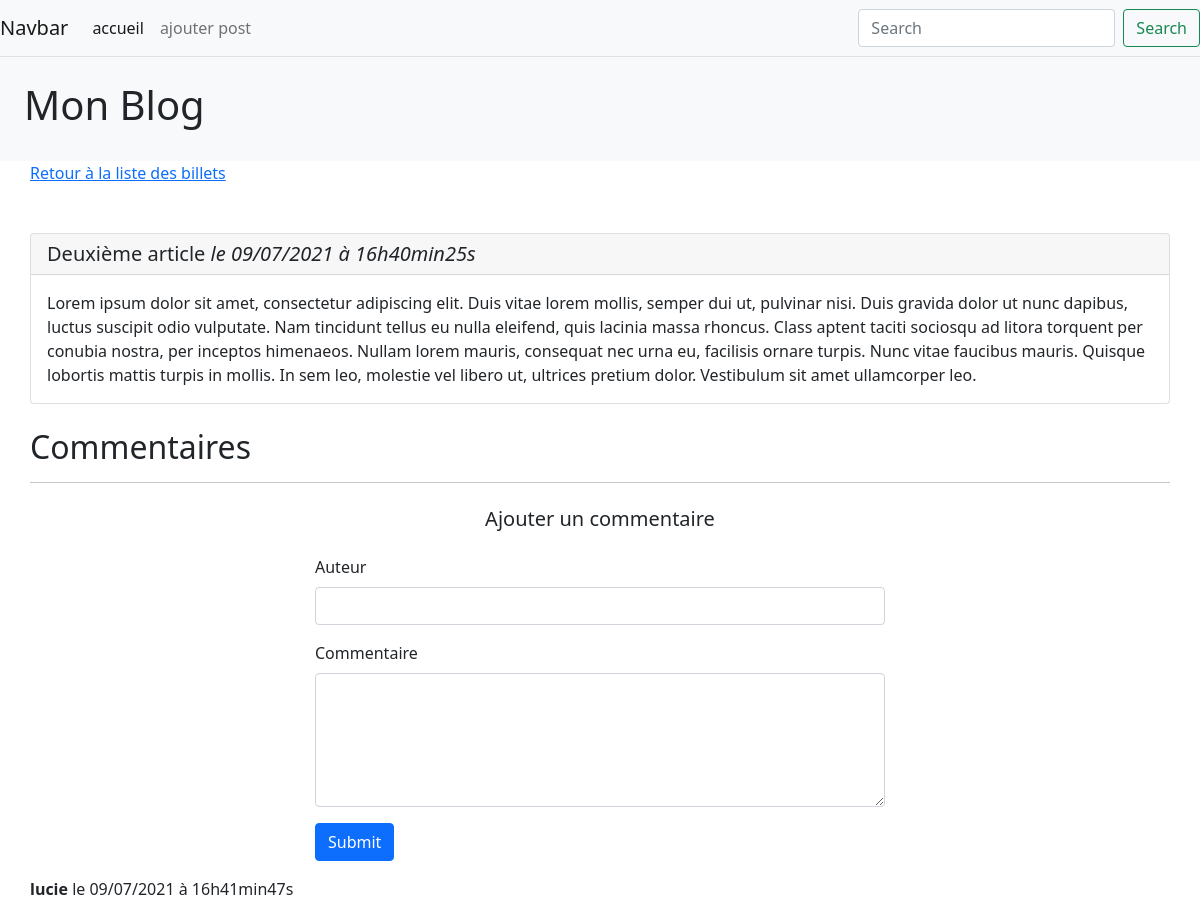
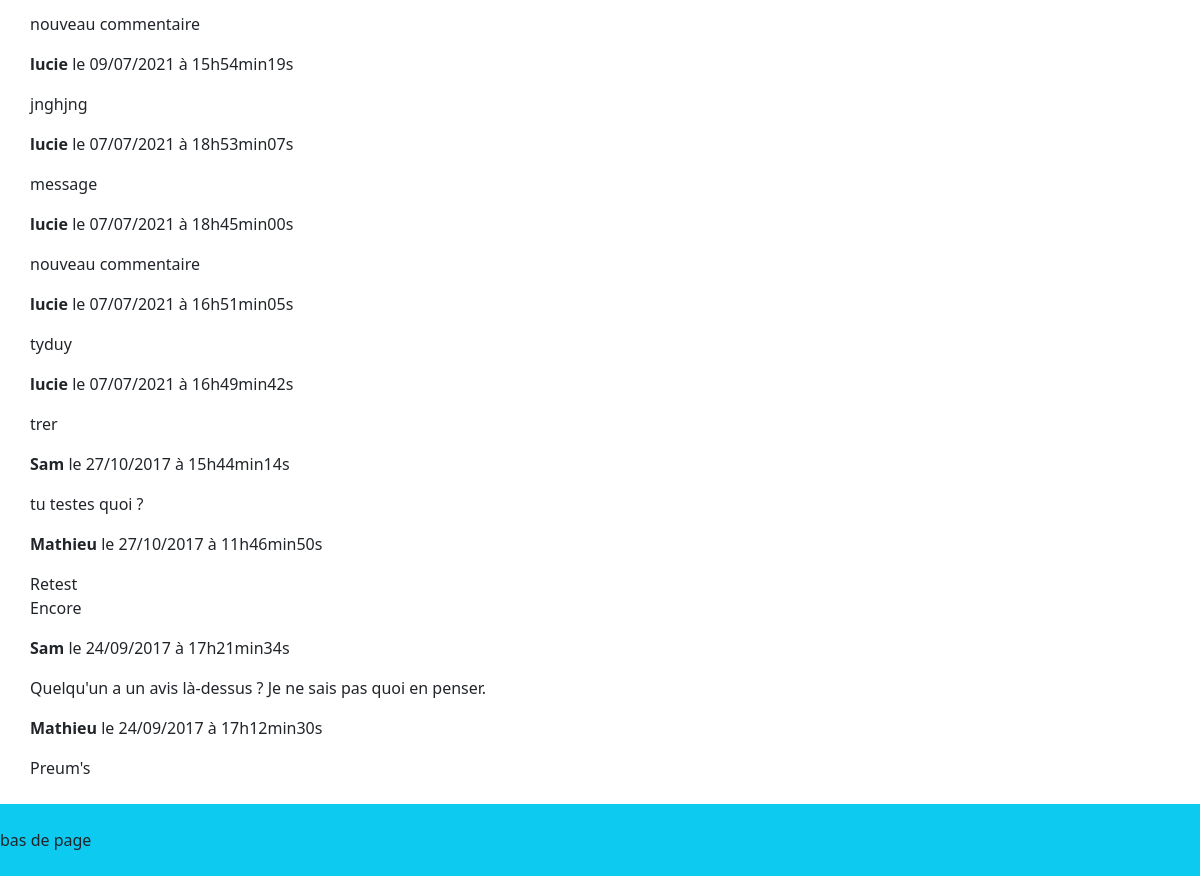
Page /index.php?action=post&id=2 on the committed database (2 pictures, top to bottom).
### tables this page shows
CREATE TABLE `posts` (
  `id` int(11) NOT NULL,
  `redactor` varchar(255) DEFAULT NULL,
  `title` varchar(255) NOT NULL,
  `content` text NOT NULL,
  `image` varchar(255) NOT NULL,
  `creation_date` datetime NOT NULL
);

CREATE TABLE `comments` (
  `id` int(11) NOT NULL,
  `post_id` int(11) NOT NULL,
  `author` varchar(255) NOT NULL,
  `comment` text NOT NULL,
  `comment_date` datetime NOT NULL
);

### controllers/controller.php (called while the page is built, shortened)
<?php
require_once('models/PostManager.php');
require_once('models/CommentManager.php');
function post()
{
    $postManager = new PostManager();
    $commentManager = new CommentManager();
    $post = $postManager->getPost($_GET['id']);
    $comments = $commentManager->getComments($_GET['id']);
    require('views/frontend/postView.php');
}

### models/PostManager.php (called while the page is built, shortened)
<?php
class PostManager extends Manager
{
  public function getPost($postId)
  {
      $db = $this->dbConnect();
      $req = $db->prepare('SELECT id, title, content, DATE_FORMAT(creation_date, \'%d/%m/%Y à %Hh%imin%ss\') AS creation_date_fr FROM posts WHERE id = ?');
      $req->execute(array($postId));
      $post = $req->fetch();
      return $post;
  }
}
?>

### models/CommentManager.php (called while the page is built, shortened)
<?php
class CommentManager extends Manager
{
    public function getComments($postId)
    {
        $db = $this->dbConnect();
        $comments = $db->prepare('SELECT id, author, comment, DATE_FORMAT(comment_date, \'%d/%m/%Y à %Hh%imin%ss\') AS comment_date_fr FROM comments WHERE post_id = ? ORDER BY comment_date DESC');
        $comments->execute(array($postId));
        return $comments;
    }
}

### views/frontend/postView.php (the view, shortened to what this page needs)
<div class="container-fluid">
    <p><a href="index.php">Retour à la liste des billets</a></p>
    <div class="container mt-4">
        <div class="container-fluid py-4">
            <div class="card">
                <h5 class="card-header"><?= htmlspecialchars($post['title']) ?><em> le <?= $post['creation_date_fr'] ?></em></h5>
                <div class="card-body">
                    <p class="card-text"><?= nl2br(htmlspecialchars($post['content'])) ?></p>
                </div>
            </div>
        </div>
    </div>
    <h2>Commentaires</h2>
    <hr>
    <h5 class="text-center mt-4">Ajouter un commentaire</h5>
    <div class="container w-50 mt-4">
        <form action="index.php?action=addComment&amp;id=<?= $post['id'] ?>" method="post">
            <div>
                <label for="author" class="form-label">Auteur</label><br>
                <input type="text" id="author" name="author" class="form-control mb-3">
            </div>
            <div>
                <label for="comment" class="form-label">Commentaire</label><br>
                <textarea id="comment" name="comment" class="form-control mb-3" rows="5"></textarea>
            </div>
            <div>
                <input type="submit" class="btn btn-primary mb-3">
            </div>
        </form>
    </div>
    <?php
    while ($comment = $comments->fetch())
    {
    ?>
        <p><strong><?= htmlspecialchars($comment['author']) ?></strong> le <?=  $comment['comment_date_fr'] ?></p>
        <p><?= nl2br(htmlspecialchars($comment['comment'])) ?></p>
    <?php
    }
    ?>
</div>
<?php $content = ob_get_clean(); ?>
<?php require('template.php'); ?>

### index.php (shortened to what this page needs)
<?php
require('controllers/controller.php');
try {
    if (isset($_GET['action'])) {
        if ($_GET['action'] == 'listPosts') {
            listPosts();
        }
        elseif ($_GET['action'] == 'post') {
            if (isset($_GET['id']) && $_GET['id'] > 0) {
                post();
            }
            else {
                throw new Exception('Aucun identifiant de billet envoyé');
            }
        }
    }
    else {
        listPosts();
    }
}
catch(Exception $e) {
    echo 'Erreur : ' . $e->getMessage();
}

### views/frontend/template.php (shortened to what this page needs)
<!DOCTYPE html>
<html lang="en">
<head>
  <link rel="stylesheet" href="css/style.css">
  <link href="https://cdn.jsdelivr.net/npm/bootstrap@5.0.2/dist/css/bootstrap.min.css" rel="stylesheet">
</head>
<body class="container-fluid g-0">
  <nav class="navbar navbar-expand-lg navbar-light bg-light">
    <div class="container-fluid">
      <a class="navbar-brand" href="#">Navbar</a>
      <div class="collapse navbar-collapse" id="navbarSupportedContent">
        <ul class="navbar-nav me-auto mb-2 mb-lg-0">
          <li class="nav-item">
            <a class="nav-link active" aria-current="page" href="../../index.php">accueil</a>
          </li>
          <li class="nav-item">
            <a class="nav-link" href="../../views/frontend/addPostView.php">ajouter post</a>
          </li>
        </ul>
        <form class="d-flex">
          <input class="form-control me-2" type="search" placeholder="Search" aria-label="Search">
          <button class="btn btn-outline-success" type="submit">Search</button>
        </form>
      </div>
    </div>
  </nav>
  <header>
    <div class="container-fluid bg-light p-4 border-top">
      <h1>Mon Blog</h1>
    </div>
  </header>
  <div class="container">
    <?= $content ?>
  </div>
  <footer class="mt-4">
    <div class="container-fluid bg-info py-4">
      bas de page
    </div>
  </footer>
</body>
</html>

### rows in the picture
posts: title "Deuxième article", content "Lorem ipsum dolor sit amet, consectetur adipiscing elit. Duis vitae lorem mollis, semper dui ut, pulvinar nisi. Duis gravida dolor ut nunc dapibus, luctus suscipit odio vulputate. Nam tincidunt tellus eu nulla eleifend, quis lacinia massa rhoncus. Class aptent taciti sociosqu ad litora torquent per conubia nostra, per inceptos himenaeos. Nullam lorem mauris, consequat nec urna eu, facilisis ornare turpis. Nunc vitae faucibus mauris. Quisque lobortis mattis turpis in mollis. In sem leo, molestie vel libero ut, ultrices pretium dolor. Vestibulum sit amet ullamcorper leo."
comments: author "lucie", comment_date_fr "09/07/2021 à 16h41min47s", comment "nouveau commentaire"
comments: author "lucie", comment_date_fr "09/07/2021 à 15h54min19s", comment "jnghjng"
comments: author "lucie", comment_date_fr "07/07/2021 à 18h53min07s", comment "message"
comments: author "lucie", comment_date_fr "07/07/2021 à 18h45min00s", comment "nouveau commentaire"
comments: author "lucie", comment_date_fr "07/07/2021 à 16h51min05s", comment "tyduy"
comments: author "lucie", comment_date_fr "07/07/2021 à 16h49min42s", comment "trer"
comments: author "Sam", comment_date_fr "27/10/2017 à 15h44min14s", comment "tu testes quoi ?"
comments: author "Mathieu", comment_date_fr "27/10/2017 à 11h46min50s", comment "Retest Encore"
comments: author "Sam", comment_date_fr "24/09/2017 à 17h21min34s", comment "Quelqu'un a un avis là-dessus ? Je ne sais pas quoi en penser."
comments: author "Mathieu", comment_date_fr "24/09/2017 à 17h12min30s", comment "Preum's"

### other values in the picture
$post['creation_date_fr'] "09/07/2021 à 16h40min25s"
